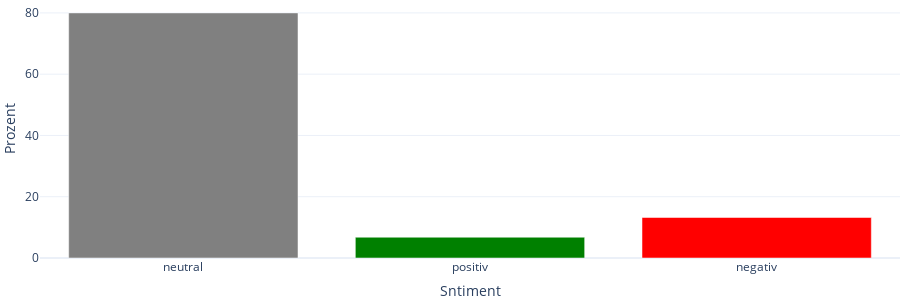

The code cell stored with this chart in its notebook:
### Code cell
plot_sentiment(sentiment_df)

### Figure 1 — Plotly figure (JSON) as saved in the notebook; plotly's stock layout.template omitted (floating-point values rounded to 4 significant figures)
{"data": [{"alignmentgroup": "True", "hovertemplate": "%{y:.1f}%<extra></extra>", "legendgroup": "", "marker": {"color": ["gray", "green", "red"], "pattern": {"shape": ""}}, "name": "", "offsetgroup": "", "orientation": "v", "showlegend": false, "textposition": "auto", "type": "bar", "x": ["neutral", "positiv", "negativ"], "xaxis": "x", "y": [80, 6.783, 13.22], "yaxis": "y"}], "layout": {"barmode": "relative", "height": 300, "legend": {"tracegroupgap": 0}, "margin": {"b": 0, "l": 0, "pad": 0, "r": 0, "t": 0}, "xaxis": {"anchor": "y", "domain": [0, 1], "title": {"text": "Sntiment"}}, "yaxis": {"anchor": "x", "domain": [0, 1], "title": {"text": "Prozent"}}}}
